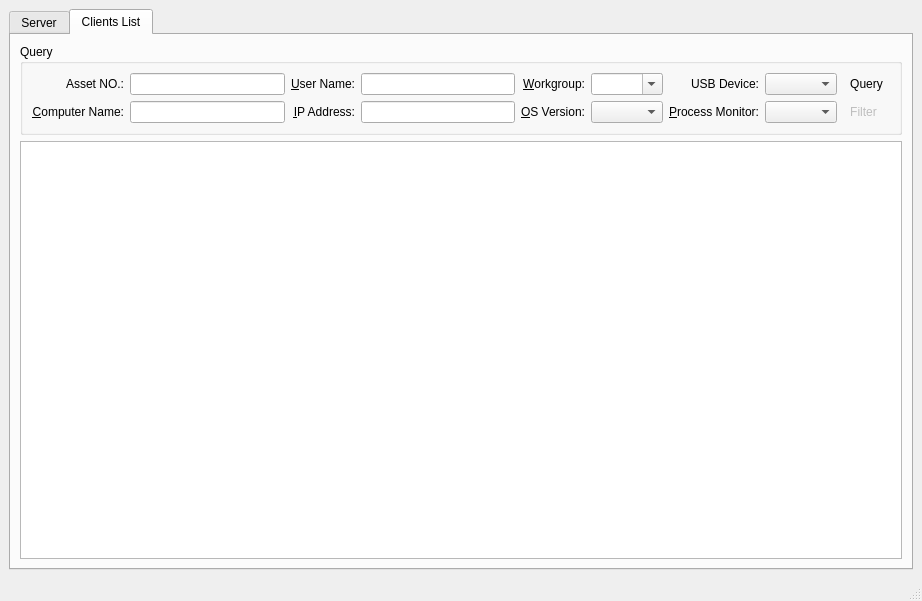
<?xml version="1.0" encoding="UTF-8"?>
<ui version="4.0">
 <class>ControlCenterClass</class>
 <widget class="QMainWindow" name="ControlCenterClass">
  <property name="geometry">
   <rect>
    <x>0</x>
    <y>0</y>
    <width>922</width>
    <height>601</height>
   </rect>
  </property>
  <property name="sizePolicy">
   <sizepolicy hsizetype="Expanding" vsizetype="Expanding">
    <horstretch>0</horstretch>
    <verstretch>0</verstretch>
   </sizepolicy>
  </property>
  <property name="windowTitle">
   <string>Control Center</string>
  </property>
  <widget class="QWidget" name="centralwidget">
   <layout class="QGridLayout" name="gridLayout_3">
    <item row="0" column="0">
     <widget class="QTabWidget" name="tabWidget">
      <property name="currentIndex">
       <number>1</number>
      </property>
      <widget class="HEHUI::ServerManagementWidget" name="tabServer">
       <attribute name="title">
        <string>Server</string>
       </attribute>
      </widget>
      <widget class="QWidget" name="tabClientsList">
       <attribute name="title">
        <string>Clients List</string>
       </attribute>
       <layout class="QVBoxLayout" name="verticalLayout_2">
        <item>
         <widget class="QGroupBox" name="groupBox">
          <property name="title">
           <string>Query</string>
          </property>
          <layout class="QGridLayout" name="gridLayout">
           <item row="2" column="5">
            <widget class="QComboBox" name="comboBoxOSVersion"/>
           </item>
           <item row="2" column="4">
            <widget class="QLabel" name="labelOS">
             <property name="text">
              <string>&amp;OS Version:</string>
             </property>
             <property name="alignment">
              <set>Qt::AlignRight|Qt::AlignTrailing|Qt::AlignVCenter</set>
             </property>
             <property name="buddy">
              <cstring>comboBoxOSVersion</cstring>
             </property>
            </widget>
           </item>
           <item row="1" column="5">
            <widget class="QComboBox" name="comboBoxWorkgroup">
             <property name="sizePolicy">
              <sizepolicy hsizetype="Preferred" vsizetype="Fixed">
               <horstretch>0</horstretch>
               <verstretch>0</verstretch>
              </sizepolicy>
             </property>
             <property name="toolTip">
              <string>Department</string>
             </property>
             <property name="statusTip">
              <string/>
             </property>
             <property name="whatsThis">
              <string>Department</string>
             </property>
             <property name="editable">
              <bool>true</bool>
             </property>
            </widget>
           </item>
           <item row="1" column="4">
            <widget class="QLabel" name="labelWorkgroup">
             <property name="text">
              <string>&amp;Workgroup:</string>
             </property>
             <property name="alignment">
              <set>Qt::AlignRight|Qt::AlignTrailing|Qt::AlignVCenter</set>
             </property>
             <property name="buddy">
              <cstring>comboBoxWorkgroup</cstring>
             </property>
            </widget>
           </item>
           <item row="1" column="2">
            <widget class="QLabel" name="labelUserName">
             <property name="text">
              <string>&amp;User Name:</string>
             </property>
             <property name="alignment">
              <set>Qt::AlignRight|Qt::AlignTrailing|Qt::AlignVCenter</set>
             </property>
             <property name="buddy">
              <cstring>lineEditUserName</cstring>
             </property>
            </widget>
           </item>
           <item row="1" column="3">
            <widget class="QLineEdit" name="lineEditUserName">
             <property name="minimumSize">
              <size>
               <width>100</width>
               <height>0</height>
              </size>
             </property>
            </widget>
           </item>
           <item row="2" column="2">
            <widget class="QLabel" name="labelIPAddress">
             <property name="text">
              <string>&amp;IP Address:</string>
             </property>
             <property name="alignment">
              <set>Qt::AlignRight|Qt::AlignTrailing|Qt::AlignVCenter</set>
             </property>
             <property name="buddy">
              <cstring>lineEditIPAddress</cstring>
             </property>
            </widget>
           </item>
           <item row="2" column="3">
            <widget class="QLineEdit" name="lineEditIPAddress">
             <property name="minimumSize">
              <size>
               <width>100</width>
               <height>0</height>
              </size>
             </property>
            </widget>
           </item>
           <item row="1" column="6">
            <widget class="QLabel" name="labelUSBSD">
             <property name="text">
              <string>USB Device:</string>
             </property>
             <property name="alignment">
              <set>Qt::AlignRight|Qt::AlignTrailing|Qt::AlignVCenter</set>
             </property>
             <property name="buddy">
              <cstring>comboBoxUSBSD</cstring>
             </property>
            </widget>
           </item>
           <item row="1" column="7">
            <widget class="QComboBox" name="comboBoxUSBSD"/>
           </item>
           <item row="2" column="6">
            <widget class="QLabel" name="label_2">
             <property name="text">
              <string>&amp;Process Monitor:</string>
             </property>
             <property name="alignment">
              <set>Qt::AlignRight|Qt::AlignTrailing|Qt::AlignVCenter</set>
             </property>
             <property name="buddy">
              <cstring>comboBoxProcMon</cstring>
             </property>
            </widget>
           </item>
           <item row="2" column="7">
            <widget class="QComboBox" name="comboBoxProcMon"/>
           </item>
           <item row="1" column="8">
            <widget class="QToolButton" name="toolButtonQuery">
             <property name="toolTip">
              <string/>
             </property>
             <property name="text">
              <string>Query</string>
             </property>
             <property name="icon">
              <iconset resource="controlcenter.qrc">
               <normaloff>:/icon/resources/images/querydatabase.png</normaloff>:/icon/resources/images/querydatabase.png</iconset>
             </property>
             <property name="shortcut">
              <string>Ctrl+Return</string>
             </property>
             <property name="autoRaise">
              <bool>true</bool>
             </property>
            </widget>
           </item>
           <item row="2" column="1">
            <widget class="QLineEdit" name="lineEditComputerName">
             <property name="minimumSize">
              <size>
               <width>100</width>
               <height>0</height>
              </size>
             </property>
            </widget>
           </item>
           <item row="1" column="1">
            <widget class="QLineEdit" name="lineEditAssetNO"/>
           </item>
           <item row="2" column="0">
            <widget class="QLabel" name="labelComputerName">
             <property name="text">
              <string>&amp;Computer Name:</string>
             </property>
             <property name="alignment">
              <set>Qt::AlignRight|Qt::AlignTrailing|Qt::AlignVCenter</set>
             </property>
             <property name="buddy">
              <cstring>lineEditComputerName</cstring>
             </property>
            </widget>
           </item>
           <item row="1" column="0">
            <widget class="QLabel" name="label">
             <property name="text">
              <string>Asset NO.:</string>
             </property>
             <property name="alignment">
              <set>Qt::AlignRight|Qt::AlignTrailing|Qt::AlignVCenter</set>
             </property>
            </widget>
           </item>
           <item row="2" column="8">
            <widget class="QToolButton" name="toolButtonfilter">
             <property name="enabled">
              <bool>false</bool>
             </property>
             <property name="toolTip">
              <string>Filter Data</string>
             </property>
             <property name="statusTip">
              <string>Filter Data</string>
             </property>
             <property name="text">
              <string>Filter</string>
             </property>
             <property name="icon">
              <iconset resource="controlcenter.qrc">
               <normaloff>:/icon/resources/images/filter.png</normaloff>:/icon/resources/images/filter.png</iconset>
             </property>
             <property name="autoRaise">
              <bool>true</bool>
             </property>
            </widget>
           </item>
          </layout>
         </widget>
        </item>
        <item>
         <widget class="QTableView" name="tableViewClientList">
          <property name="contextMenuPolicy">
           <enum>Qt::CustomContextMenu</enum>
          </property>
          <property name="editTriggers">
           <set>QAbstractItemView::NoEditTriggers</set>
          </property>
          <property name="alternatingRowColors">
           <bool>true</bool>
          </property>
          <property name="selectionMode">
           <enum>QAbstractItemView::ExtendedSelection</enum>
          </property>
          <property name="selectionBehavior">
           <enum>QAbstractItemView::SelectRows</enum>
          </property>
          <property name="textElideMode">
           <enum>Qt::ElideMiddle</enum>
          </property>
          <property name="sortingEnabled">
           <bool>true</bool>
          </property>
          <attribute name="horizontalHeaderStretchLastSection">
           <bool>true</bool>
          </attribute>
         </widget>
        </item>
       </layout>
      </widget>
     </widget>
    </item>
   </layout>
  </widget>
  <widget class="QMenuBar" name="menubar">
   <property name="geometry">
    <rect>
     <x>0</x>
     <y>0</y>
     <width>922</width>
     <height>23</height>
    </rect>
   </property>
  </widget>
  <widget class="QStatusBar" name="statusbar"/>
  <action name="actionPrint">
   <property name="text">
    <string>Print</string>
   </property>
   <property name="toolTip">
    <string>Print Data</string>
   </property>
  </action>
  <action name="actionExport">
   <property name="text">
    <string>Export</string>
   </property>
   <property name="toolTip">
    <string>Export Data</string>
   </property>
  </action>
  <action name="actionRemoteDesktop">
   <property name="text">
    <string>M$ Remote Desktop</string>
   </property>
  </action>
  <action name="actionQueryDatabase">
   <property name="icon">
    <iconset resource="controlcenter.qrc">
     <normaloff>:/icon/resources/images/querydatabase.png</normaloff>:/icon/resources/images/querydatabase.png</iconset>
   </property>
   <property name="text">
    <string>Query Database</string>
   </property>
  </action>
  <action name="actionSearchNetwork">
   <property name="icon">
    <iconset resource="controlcenter.qrc">
     <normaloff>:/icon/resources/images/searchnetwork.png</normaloff>:/icon/resources/images/searchnetwork.png</iconset>
   </property>
   <property name="text">
    <string>Search Network</string>
   </property>
  </action>
  <action name="actionUpdatePassword">
   <property name="icon">
    <iconset resource="controlcenter.qrc">
     <normaloff>:/icon/resources/images/password.png</normaloff>:/icon/resources/images/password.png</iconset>
   </property>
   <property name="text">
    <string>Update Password</string>
   </property>
  </action>
  <action name="actionInformNewPassword">
   <property name="icon">
    <iconset resource="controlcenter.qrc">
     <normaloff>:/icon/resources/images/informnewpassword.png</normaloff>:/icon/resources/images/informnewpassword.png</iconset>
   </property>
   <property name="text">
    <string>Inform New Password</string>
   </property>
  </action>
  <action name="actionAnnouncement">
   <property name="icon">
    <iconset resource="controlcenter.qrc">
     <normaloff>:/icon/resources/images/announcement.png</normaloff>:/icon/resources/images/announcement.png</iconset>
   </property>
   <property name="text">
    <string>Announcement</string>
   </property>
  </action>
  <action name="actionFilter">
   <property name="icon">
    <iconset resource="controlcenter.qrc">
     <normaloff>:/icon/resources/images/filter.png</normaloff>:/icon/resources/images/filter.png</iconset>
   </property>
   <property name="text">
    <string>Filter</string>
   </property>
   <property name="toolTip">
    <string>Filter</string>
   </property>
  </action>
  <action name="actionManage">
   <property name="text">
    <string>Manage</string>
   </property>
  </action>
 </widget>
 <customwidgets>
  <customwidget>
   <class>HEHUI::ServerManagementWidget</class>
   <extends>QWidget</extends>
   <header location="global">servermanagementwidget.h</header>
   <container>1</container>
  </customwidget>
 </customwidgets>
 <tabstops>
  <tabstop>tabWidget</tabstop>
 </tabstops>
 <resources>
  <include location="controlcenter.qrc"/>
 </resources>
 <connections/>
</ui>
